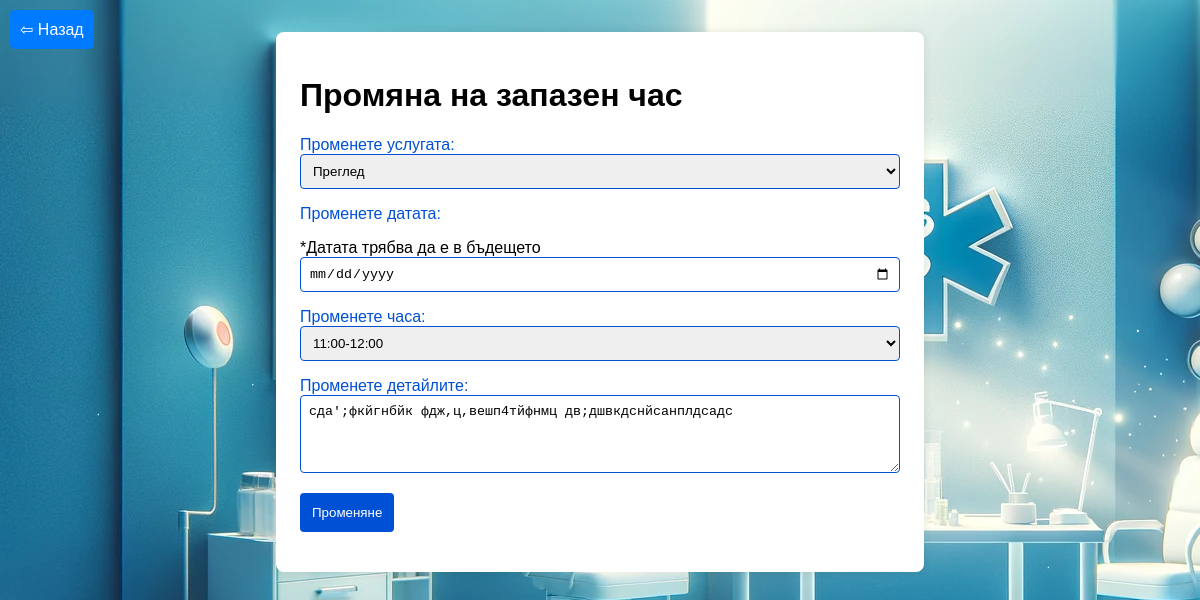
Screenshot of /edit_appointment/8/ with the database file from the repository.
### projectapp/models.py (models this page shows)
class Appointment(models.Model):
    patient = models.ForeignKey(CustomUser, on_delete=models.CASCADE, related_name='patient_appointments', blank=True, null=True)
    doctor = models.ForeignKey(CustomUser, on_delete=models.CASCADE, related_name='doctor_appointments', blank=True, null=True)
    service = models.CharField(max_length=255, blank=True, null=True)
    details = models.CharField(max_length=255, blank=True, null=True)
    appointment_date = models.DateField()
    appointment_time = models.CharField(max_length=12)
    STATUS_CHOICES = [
        ('Одобрен' , 'Одобрен'),
        ('Преглежда се', 'Преглежда се'),
        ('Отказан', 'Отказан'),
        ('Пропуснат', 'Пропуснат'),
        ('Изпълнен', 'Изпълнен')
    ]
    status = models.CharField(max_length=20, choices=STATUS_CHOICES, null=True, blank=True, default='Преглежда се')

### projectapp/views.py (the view, shortened to what this page needs)
# urls.py: path('edit_appointment/<int:appointment_id>/', views.edit_appointment, name='edit_appointment'),
def edit_appointment(request, appointment_id):
    appointment = get_object_or_404(Appointment, id=appointment_id)
    return render(request, 'edit_appointment.html', {'appointment': appointment})

### projectapp/context_processors.py (called while the page is built, shortened)
def custom_user_details(request):
    if request.user.is_authenticated:
        user_profile = CustomUser.objects.get(user=request.user)
        return {'user_profile': user_profile}
    return {}

def add_popup(request):
    doctors = CustomUser.objects.filter(role='doctor')
    doctor_info = [{'first_name': profile.user.first_name ,'last_name' : profile.user.last_name, 'specialty': profile.specialty, 'profile_image': profile.profile_image} for profile in doctors]
    return {'doctor_info' : doctor_info}

### template/edit_appointment.html (shortened to what this page needs)
{% load static %}
<!DOCTYPE html>
<html lang="bg">
<head>
</head>
<body style="background-image: url( {% static  'images/login_background.webp' %});">
  <button class="back-button" ><a href="{% url 'appointments' %}" class="back-button">&#8678; Назад</a></button>
    <div class="form-container" >
        <form class="form" method="post" action="{% url 'edit_appointment' appointment.id %}">
          <h1>Промяна на запазен час</h1>
            <label for="service">Променете услугата:</label>
            <select id="service" name="changed_service">
                <option value="None" disabled selected> {{ appointment.service }}</option>
            </select>
            <label for="appointment_date">Променете датата:</label>
            <p>*Датата трябва да е в бъдещето</с>
            <input type="date" id="appointment_date" name="changed_appointment_date" >
            <label for="appointment_time">Променете часа:</label>
            <select id="appointment_time" name="changed_appointment_time">
            <option value="None" disabled selected> {{ appointment.appointment_time }}</option>
        </select>
            <label for="textarea">Променете детайлите:</label>
            <textarea id="details" name="changed_details" rows="4" required>{{ appointment.details }}</textarea>
          <button type="submit">Променяне</button>
        </form>
      </div>
</body>
</html>

### template/edit_appointment.html (style rules this page uses)
body { font-family: Arial, sans-serif; margin: 0; padding: 0; }
form { max-width: 600px; margin: 2rem auto; padding: 1.5rem; border-radius: 8px; box-shadow: 0 0 10px rgba(0, 0, 0, 0.1); background-color: #ffffff; }
label { margin-bottom: 0.5rem; color: #0050d5; }
input, select, textarea { width: 100%; padding: 0.5rem; margin-bottom: 1rem; box-sizing: border-box; border: 1px solid #0050d5; border-radius: 4px; }
textarea { resize: vertical; }
button { background-color: #0050d5; color: #ffffff; padding: 0.75rem; border: none; border-radius: 4px; cursor: pointer; }
.back-button { position: fixed; top: 10px; left: 10px; padding: 10px; background-color: #007bff; color: #fff; border: none; border-radius: 5px; cursor: pointer; font-size: 16px; text-decoration: none; }

### rows the page displays
Appointment: changed_service "Преглед", changed_appointment_time "11:00-12:00", changed_details "сда';фкйгнбйк фдж,ц,вешп4тйфнмц дв;дшвкдснйсанплдсадс"
